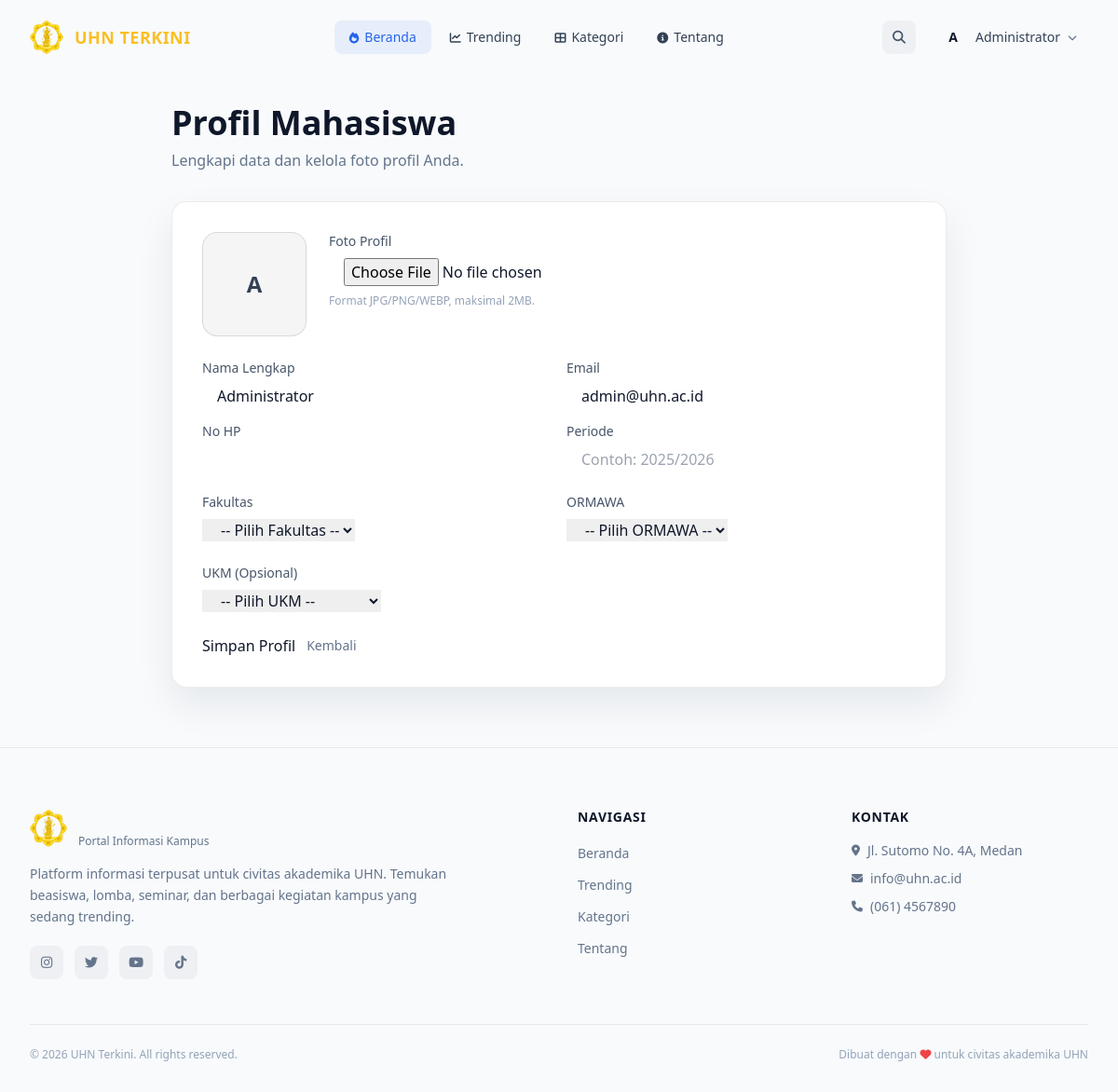
Screenshot of /user/profile.php (signed in) with the database file from the repository.
### tables this page shows
CREATE TABLE `users` (
  `id` int NOT NULL,
  `nama` varchar(100) NOT NULL,
  `email` varchar(100) NOT NULL,
  `password` varchar(255) NOT NULL,
  `role` enum('admin','publisher','mahasiswa') DEFAULT 'mahasiswa',
  `no_hp` varchar(20) DEFAULT NULL,
  `fakultas` varchar(50) DEFAULT NULL,
  `ormawa` varchar(100) DEFAULT NULL,
  `ukm_id` int DEFAULT NULL,
  `periode` varchar(50) DEFAULT NULL,
  `foto_profil` varchar(255) DEFAULT NULL,
  `is_active` tinyint(1) DEFAULT '1',
  `created_at` timestamp NULL DEFAULT CURRENT_TIMESTAMP,
  `updated_at` timestamp NULL DEFAULT CURRENT_TIMESTAMP ON UPDATE CURRENT_TIMESTAMP
);

### user/profile.php (the view, shortened to what this page needs)
<?php
require_once __DIR__ . '/../config/database.php';
$userId = (int)$_SESSION['user_id'];
$stmt = $conn->prepare("SELECT id, nama, email, no_hp, fakultas, ormawa, ukm_id, periode, foto_profil FROM users WHERE id = ?");
$stmt->bind_param('i', $userId);
$stmt->execute();
$user = $stmt->get_result()->fetch_assoc();
?>
<?php include __DIR__ . '/../includes/header.php'; ?>
<?php include __DIR__ . '/../includes/navbar.php'; ?>
<section class="pt-28 pb-16">
    <div class="max-w-4xl mx-auto px-4 sm:px-6 lg:px-8">
        <div class="mb-8">
            <h1 class="text-3xl sm:text-4xl font-bold font-space text-dark-100">Profil Mahasiswa</h1>
            <p class="text-dark-400 mt-2">Lengkapi data dan kelola foto profil Anda.</p>
        </div>
        <div class="glass-card rounded-2xl p-6 sm:p-8">
            <form method="POST" enctype="multipart/form-data" class="space-y-6">
                <div class="flex flex-col sm:flex-row items-start gap-6">
                    <div class="w-28 h-28 rounded-2xl overflow-hidden bg-white/5 border border-white/10 flex items-center justify-center">
                        <?php if (!empty($user['foto_profil'])): ?>
                            <img src="/foto/<?= htmlspecialchars($user['foto_profil']) ?>" alt="Foto Profil" class="w-full h-full object-cover">
                        <?php else: ?>
                            <span class="text-2xl font-bold text-dark-200"><?= strtoupper(substr($user['nama'], 0, 1)) ?></span>
                        <?php endif; ?>
                    </div>
                    <div class="flex-1">
                        <label class="block text-sm text-dark-300 mb-2">Foto Profil</label>
                        <input type="file" name="foto_profil" accept="image/*" class="auth-input" style="padding-left:1rem; max-width:420px;">
                        <p class="text-xs text-dark-500 mt-2">Format JPG/PNG/WEBP, maksimal 2MB.</p>
                    </div>
                </div>
                <div class="grid grid-cols-1 sm:grid-cols-2 gap-4">
                    <div>
                        <label class="block text-sm text-dark-300 mb-2">Nama Lengkap</label>
                        <input type="text" name="nama" class="auth-input" style="padding-left:1rem;" value="<?= htmlspecialchars($user['nama']) ?>" required>
                    </div>
                    <div>
                        <label class="block text-sm text-dark-300 mb-2">Email</label>
                        <input type="email" name="email" class="auth-input" style="padding-left:1rem;" value="<?= htmlspecialchars($user['email']) ?>" required>
                    </div>
                    <div>
                        <label class="block text-sm text-dark-300 mb-2">No HP</label>
                        <input type="text" name="no_hp" class="auth-input" style="padding-left:1rem;" value="<?= htmlspecialchars($user['no_hp'] ?? '') ?>" required>
                    </div>
                    <div>
                        <label class="block text-sm text-dark-300 mb-2">Periode</label>
                        <input type="text" name="periode" class="auth-input" style="padding-left:1rem;" placeholder="Contoh: 2025/2026" value="<?= htmlspecialchars($user['periode'] ?? '') ?>">
                    </div>
                </div>
                <div class="grid grid-cols-1 sm:grid-cols-2 gap-4">
                    <div>
                        <label class="block text-sm text-dark-300 mb-2">Fakultas</label>
                        <select name="fakultas" id="fakultas" class="auth-select" style="padding-left:1rem;" required>
                            <option value="">-- Pilih Fakultas --</option>
                        </select>
                    </div>
                    <div>
                        <label class="block text-sm text-dark-300 mb-2">ORMAWA</label>
                        <select name="ormawa" id="ormawa" class="auth-select" style="padding-left:1rem;" required>
                            <option value="">-- Pilih ORMAWA --</option>
                        </select>
                    </div>
                </div>
                <div>
                    <label class="block text-sm text-dark-300 mb-2">UKM (Opsional)</label>
                    <select name="ukm_id" class="auth-select" style="padding-left:1rem;">
                        <option value="0">-- Pilih UKM --</option>
                    </select>
                </div>
                <div class="flex items-center gap-3">
                    <button type="submit" class="auth-btn auth-btn-primary" style="margin-top:0;">Simpan Profil</button>
                    <a href="/" class="text-sm text-dark-400 hover:text-dark-100">Kembali</a>
                </div>
            </form>
        </div>
    </div>
</section>
<?php include __DIR__ . '/../includes/footer.php'; ?>

### assets/css/style.css (style rules this page uses)
:root { --primary: #6366f1; --primary-light: #818cf8; --accent: #0ea5e9; --dark-900: #0f172a; --dark-950: #020617; --glow-primary: 0 0 30px rgba(99,102,241,0.3); --glow-accent: 0 0 30px rgba(14,165,233,0.3); --app-bg: #f8fafc; --app-text: #0f172a; }
@media (prefers-color-scheme: light) { :root { --app-bg: #f8fafc; --app-text: #0f172a; } }
html.theme-light { --app-bg: #f8fafc; --app-text: #0f172a; }
html.theme-light body { background-color: var(--app-bg) !important; color: var(--app-text) !important; }
html.theme-light .text-dark-100 { color: var(--app-text) !important; }
html.theme-light .text-dark-200 { color: #334155 !important; }
html.theme-light .text-dark-300 { color: #475569 !important; }
html.theme-light .text-dark-400 { color: #64748b !important; }
html.theme-light .text-dark-500 { color: #94a3b8 !important; }
html.theme-light .bg-white\/5 { background-color: rgba(15,23,42,0.04) !important; }
html.theme-light .border-white\/10 { border-color: rgba(15,23,42,0.12) !important; }
html.theme-light .glass-card, html.theme-light .trending-card, html.theme-light .auth-card { background: #ffffff; border-color: rgba(15,23,42,0.08); box-shadow: 0 18px 40px rgba(15,23,42,0.08); }
html { scroll-behavior: smooth; }
.glass-card { background: rgba(255,255,255,0.03); backdrop-filter: blur(10px); -webkit-backdrop-filter: blur(10px); border: 1px solid rgba(255,255,255,0.06); transition: all 0.4s cubic-bezier(0.16, 1, 0.3, 1); }

### rows the page displays
users: nama "A", nama "Administrator", email "admin@uhn.ac.id"

### other values shown
substr($_SESSION['user_nama'] ?? 'U', 0, 1) "A"
$_SESSION['user_nama'] "Administrator"
